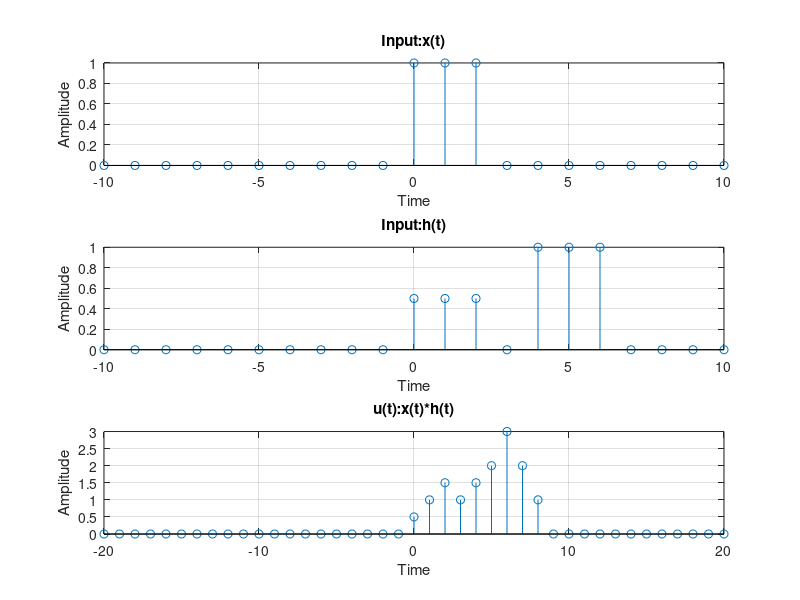

Source code (MATLAB):
t = -10:10;

x = 1.*((t >= 0)&(t <=2));
h = (0.5.*((t >= 0)&(t <=2)))+(1.*((t >= 4)&(t <=6)));

u = conv(x, h);

subplot(3, 1, 1), stem(t, x); grid on;
xlabel('Time'); ylabel('Amplitude');
title('Input:x(t)');

subplot(3, 1, 2), stem(t, h); grid on;
xlabel('Time'); ylabel('Amplitude');
title('Input:h(t)');

n = (2*t(1)):(2*t(end));

subplot(3, 1, 3), stem(n, u); grid on;
xlabel('Time'); ylabel('Amplitude');
title('u(t):x(t)*h(t)');
